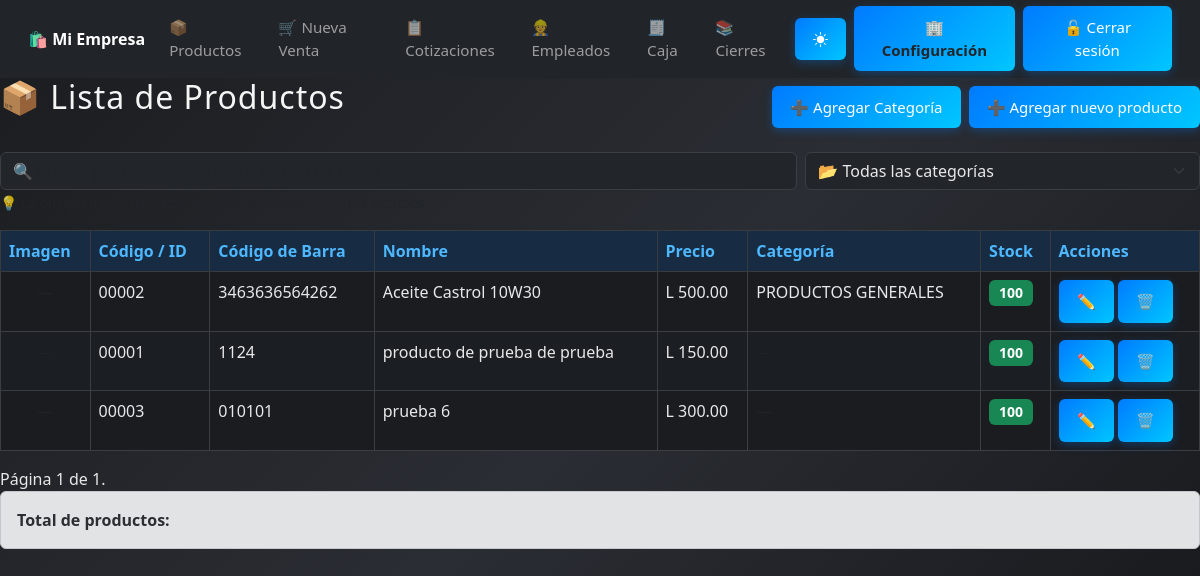
The app's page /productos/ (signed in) with its own data.
### configuracion/models.py (models this page shows, shortened)
class EmpresaConfig(models.Model):
    empresa = models.OneToOneField(Empresa, on_delete=models.CASCADE, related_name="config")
    nombre = models.CharField(max_length=150)
    rtn = models.CharField(max_length=20, blank=True, null=True)
    direccion = models.CharField(max_length=255, blank=True, null=True)
    telefono = models.CharField(max_length=20, blank=True, null=True)
    correo = models.EmailField(max_length=150, blank=True, null=True)
    moneda = models.CharField(max_length=10, default="L")
    isv_default = models.DecimalField(max_digits=5, decimal_places=2, default=0.15)
    actualizado = models.DateTimeField(auto_now=True)

### productos/models.py (models this page shows, shortened)
class Producto(models.Model):
    TIPO_IMPUESTO_CHOICES = [
        ('E', 'Exento'),
        ('G15', 'Gravado 15%'),
        ('G18', 'Gravado 18%'),
        ('EXO', 'Exonerado'),  # si necesitas distinguir
    ]
    imagen = models.ImageField(upload_to='productos/',null=True,blank=True)
    codigo = models.CharField(
    max_length=5,
    unique=True,
    blank=True,      #  permitir vacío en el form
    editable=True,  # que el usuario no lo edite (opcional)
    db_index=True,
    verbose_name="Código o ID"
)
    codigo_barra = models.CharField(max_length=100, unique=True, blank=True, null=True, verbose_name="Código de barra")
    nombre       = models.CharField(max_length=100)
    descripcion  = models.TextField(blank=True)
    precio       = models.DecimalField(max_digits=10, decimal_places=2)
    stock        = models.IntegerField(default=0)
    categoria    = models.ForeignKey('Categoria', on_delete=models.CASCADE, null=True, blank=True)
    activo       = models.BooleanField(default=True)
    fecha_creacion = models.DateTimeField(auto_now_add=True, null=True, blank=True)
    tipo_impuesto = models.CharField(max_length=4, choices=TIPO_IMPUESTO_CHOICES, default='E')
    @property
    def necesita_restock(self):
        return self.stock <= 5
    class Meta:
        ordering = ['nombre']
        verbose_name = "Producto"
        verbose_name_plural = "Productos"

class Categoria(models.Model):
    nombre = models.CharField(max_length=100)

### productos/views.py (the view, shortened to what this page needs)
# urls.py: path('', views.listar_productos, name='listar_productos'),
@login_required
@requiere_modulo('mod_productos')
@permission_required('productos.view_producto', raise_exception=True)
def listar_productos(request):
    query = request.GET.get('q', '')
    categoria_id = request.GET.get('categoria')
    productos = Producto.objects.all()
    if categoria_id:
        productos = productos.filter(categoria_id=categoria_id)
    paginator = Paginator(productos, 15)
    page_number = request.GET.get('page')
    page_obj = paginator.get_page(page_number)
    categorias = Categoria.objects.all().order_by('nombre')
    return render(request, 'productos/listar_productos.html', {
        'page_obj': page_obj,
        'categorias': categorias,
        'categoria_seleccionada': categoria_id,
        'query': query
    })

### core/context_processors.py (called while the page is built)
def empresa_config(request):
    empresa = EmpresaConfig.objects.first()
    if not empresa:
        empresa = EmpresaConfig.objects.create(
            nombre="Mi Empresa",
            rtn="",
            direccion="",
        )
    return {"empresa": empresa}

def modulos_config(request):
    modulos = ModuloConfig.objects.first()
    if not modulos:
        modulos = ModuloConfig.objects.create()
    return {"modulos": modulos}

### productos/templates/productos/listar_productos.html (shortened to what this page needs)
{% extends 'base.html' %}
{% block content %}
<div class="d-flex justify-content-between align-items-center mb-3">
    <h2>📦 Lista de Productos</h2>
    <div class="d-flex gap-2">
        <a href="{% url 'productos:crear_categoria' %}" class="btn btn-secondary">➕ Agregar Categoría</a>
        <a href="{% url 'productos:agregar_producto' %}" class="btn btn-success">➕ Agregar nuevo producto</a>
    </div>
</div>
<div class="mb-3">
    <div class="row g-2">
        <div class="col-md-8">
            <input type="text" id="search-input" class="form-control" placeholder="🔍 Buscar por código, nombre o código de barra..." value="{{ query }}" autocomplete="off">
        </div>
        <div class="col-md-4">
            <select id="categoria-select" class="form-select">
                <option value="">📂 Todas las categorías</option>
            </select>
        </div>
    </div>
    <small class="text-muted">💡 La búsqueda se actualiza automáticamente mientras escribes</small>
</div>
<div id="productos-container">
    <table class="table table-bordered table-striped table-hover">
        <thead class="table-dark">
            <tr>
                <th>Imagen</th>
                <th>Código / ID</th>
                <th>Código de Barra</th>
                <th>Nombre</th>
                <th>Precio</th>
                <th>Categoría</th>
                <th>Stock</th>
                <th>Acciones</th>
            </tr>
        </thead>
        <tbody id="productos-tbody">
            {% for producto in page_obj.object_list %}
            <tr {% if producto.necesita_restock %}class="table-warning"{% endif %}>
                <td class="text-center">
                {% if producto.imagen %}
                    <img src="{{ producto.imagen.url }}"
                        alt="Imagen"
                        style="max-height:60px; border-radius:6px;">
                {% else %}
                    <span class="text-muted">—</span>
                {% endif %}
                </td>
                <td>{{ producto.codigo }}</td>
                <td>{{ producto.codigo_barra|default:"—" }}</td>
                <td>{{ producto.nombre }}</td>
                <td>L {{ producto.precio|floatformat:2 }}</td>
                <td>
                    {% if producto.categoria %}
                        {{ producto.categoria.nombre }}
                    {% else %}
                        <span class="text-muted">—</span>
                    {% endif %}
                </td>
                <td>
                    <span class="badge {% if producto.necesita_restock %}bg-warning text-dark{% else %}bg-success{% endif %}">
                        {{ producto.stock }}
                    </span>
                </td>
                <td>
                   {% if perms.core.change_producto %}
            <a href="{% url 'productos:editar_producto' producto.id %}"
            class="btn btn-warning btn-sm"
            title="Editar">✏️</a>
        {% endif %}
        {% if perms.core.delete_producto %}
            <a href="{% url 'productos:eliminar_producto' producto.id %}"
            class="btn btn-danger btn-sm"
            title="Eliminar"
            onclick="return confirm('¿Seguro que deseas eliminar este producto?')">🗑️</a>
        {% endif %}
                </td>
            </tr>
            {% empty %}
            <tr>
                <td colspan="7" class="text-center text-muted">No hay productos registrados.</td>
            </tr>
            {% endfor %}
        </tbody>
    </table>
        <div class="pagination">
    <span class="step-links">
        <span class="current">
            Página {{ page_obj.number }} de {{ page_obj.paginator.num_pages }}.
        </span>
    </span>
</div>
</div>
</div>
<div class="alert alert-secondary">
    <strong>Total de productos:</strong>
</div>
{% endblock %}

### core/templates/base.html (shortened to what this page needs)
<!DOCTYPE html>
<html lang="es">
<head>
  {% load static %}
  <link href="https://cdn.jsdelivr.net/npm/bootstrap@5.3.0/dist/css/bootstrap.min.css" rel="stylesheet">
  <link rel="stylesheet" href="{% static 'css/estilo_base.css' %}">
  <link href="https://cdn.jsdelivr.net/npm/bootstrap-icons@1.11.3/font/bootstrap-icons.css" rel="stylesheet">
</head>
<body>
  <nav class="navbar navbar-expand-lg navbar-dark bg-dark sticky-top" id="menu-principal">
    <div class="container-fluid">
      <a class="navbar-brand fw-bold" href="{% url 'dashboard' %}">
        🛍️ {{ empresa.nombre|default:"SISTEMAS FAJARDO" }}
      </a>
      <div class="collapse navbar-collapse" id="navbarNav">
        <ul class="navbar-nav me-auto">
          <li class="nav-item">
            <a class="nav-link" href="{% url 'productos:listar_productos' %}">📦 Productos</a>
          </li>
          <li class="nav-item">
            {% if modulos.mod_ventas and perms.ventas.add_venta %}
              <a class="nav-link" href="{% url 'ventas:crear_venta' %}">🛒 Nueva Venta</a>
            {% endif %}
          </li>
          <li class="nav-item">
            {% if modulos.mod_cotizaciones and perms.cotizaciones.view_cotizacion %}
              <a class="nav-link" href="{% url 'cotizaciones:lista_cotizaciones' %}">📋 Cotizaciones</a>
            {% endif %}
          </li>
          <li class="nav-item">
            {% if modulos.mod_empleados and perms.empleados.view_empleado %}
              <a class="nav-link" href="{% url 'empleados:lista_empleados' %}">👷 Empleados</a>
            {% endif %}
          </li>
        <li class="nav-item">
            {% if modulos.mod_caja and perms.caja.add_cajasesion %}
              <a class="nav-link" href="{% url 'caja:abrir_caja' %}">🧾 Caja</a>
            {% endif %}
          </li>
          <li class="nav-item">
            {% if modulos.mod_caja and perms.caja.view_cajasesion %}
            <a class="nav-link" href="{% url 'caja:historial_cajas' %}">📚 Cierres</a>
            {% endif %}
          </li>
        </ul>
        <ul class="navbar-nav ms-auto align-items-center">
          <li class="nav-item me-2">
            <button id="themeToggle" class="btn btn-outline-light btn-sm" type="button">
              <i class="bi bi-brightness-high-fill" id="themeIcon"></i>
            </button>
          </li>
          {% if perms.configuracion.view_empresa %}
          <li class="nav-item me-2">
            <a href="{% url 'configuracion:configuracion_empresa' %}"
               class="btn btn-warning btn-sm fw-bold text-dark">
              🏢 Configuración
            </a>
          </li>
          {% endif %}
          {% if user.is_authenticated %}
          <li class="nav-item">
            <form action="{% url 'logout' %}" method="post" class="mb-0">
              <button type="submit" class="btn btn-danger btn-sm">
                🔓 Cerrar sesión
              </button>
            </form>
          </li>
          {% endif %}
        </ul>
      </div>
    </div>
  </nav>
  <div class="container-fluid px-0">
    {% block content %}
    {% endblock %}
</body>
</html>
</body>
</html>

### static/css/estilo_base.css (style rules this page uses)
h2, h3 { text-align: center; color: #f5f5f5; margin-bottom: 20px; letter-spacing: 1px; transition: color 0.3s ease; }
button, .btn { background: linear-gradient(135deg, #007bff, #00c6ff); color: white; padding: 12px 20px; border: none; border-radius: 6px; font-size: 16px; cursor: pointer; transition: all 0.3s ease; box-shadow: 0 3px 10px rgba(0, 123, 255, 0.3); }
body { background: linear-gradient(135deg, #1a1c1f, #2a2d33, #141619); background-attachment: fixed; color: #f1f1f1; transition: all 0.4s ease; }
@media (max-width: 1200px) { .btn { font-size: 15px; padding: 10px 18px; } }
.navbar, .container, .btn, .contenedor, .form-row, .productos-box { transition: all 0.3s ease; }
.navbar { padding: 0.4rem 1rem !important; }
.navbar-brand { font-size: 1rem; white-space: nowrap; }
.navbar-nav .nav-link { font-size: 0.95rem; padding: 6px 10px; }
html, body { height: 100%; min-height: 100vh; margin: 0; padding: 0; display: flex; flex-direction: column; }
:root { --radius: 6px; }
body:not(.light-mode) { --bs-body-bg: #1b1e22; --bs-body-color: #e8e8e8; --bs-border-color: #3b3f45; --bs-primary-bg-subtle: #172b42; --bs-primary-text: #4db8ff; --bs-card-bg: #22262b; --bs-table-bg: #262b31; --bs-table-striped-bg: #2c3238; --bs-table-hover-bg: #333a42; --bs-warning-bg: #5c4d00; --bs-danger-bg: #5c1f1f; }
body, html { background-color: var(--bs-body-bg) !important; color: var(--bs-body-color) !important; }
input, select, textarea { background-color: var(--bs-card-bg) !important; color: var(--bs-body-color) !important; border-color: var(--bs-border-color) !important; }
.table { background-color: var(--bs-table-bg) !important; color: var(--bs-body-color) !important; }
.table thead th { background-color: var(--bs-primary-bg-subtle) !important; color: var(--bs-primary-text) !important; }
.table-striped > tbody > tr:nth-of-type(odd) { background-color: var(--bs-table-striped-bg) !important; }
.btn { border-radius: var(--radius); }

### productos/templates/productos/listar_productos.html (style rules this page uses)
#productos-tbody tr { transition: background-color 0.2s ease; }
.badge { font-size: 14px; padding: 6px 10px; }

### records on screen
EmpresaConfig: nombre "Mi Empresa"
Producto: codigo "00002", codigo_barra "3463636564262", nombre "Aceite Castrol 10W30", precio "500.00", categoria.nombre "PRODUCTOS GENERALES", stock "100"
Producto: codigo "00001", codigo_barra "1124", nombre "producto de prueba de prueba", precio "150.00", stock "100"
Producto: codigo "00003", codigo_barra "010101", nombre "prueba 6", precio "300.00", stock "100"

### other values on screen
{{ page_obj.number }} "1"
{{ page_obj.paginator.num_pages }} "1"
